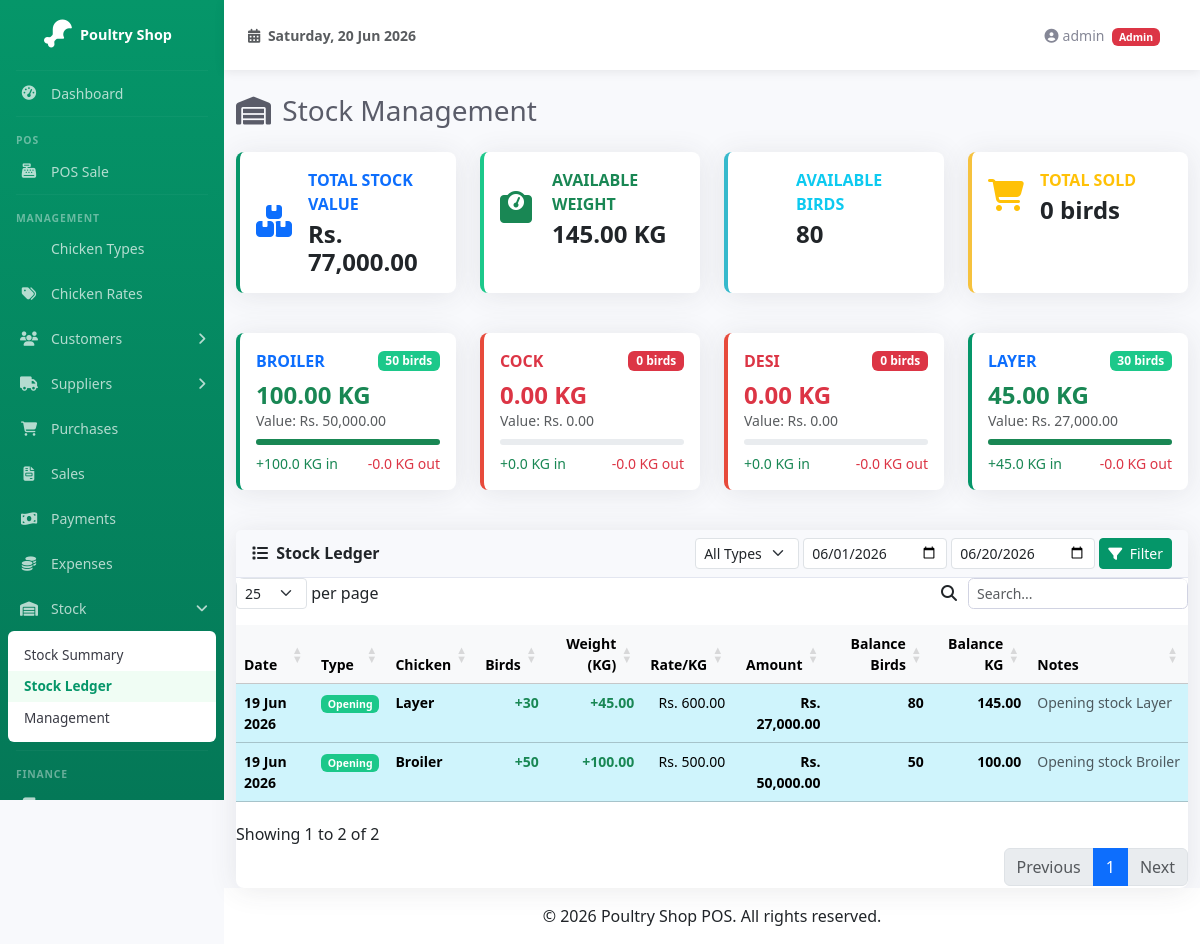
Screenshot of /stock/index.php (signed in) with the database file from the repository.
### tables this page shows
CREATE TABLE IF NOT EXISTS stock_ledger (
  id                INT             AUTO_INCREMENT PRIMARY KEY,
  transaction_date  DATE            NOT NULL,
  transaction_type  ENUM('opening','purchase','sale','adjustment') NOT NULL,
  chicken_type_id   INT             NOT NULL,
  birds_count       INT             NOT NULL DEFAULT 0,
  weight_kg         DECIMAL(12,3)   NOT NULL DEFAULT 0.000,
  rate_per_kg       DECIMAL(10,2)   NOT NULL DEFAULT 0.00,
  amount            DECIMAL(12,2)   NOT NULL DEFAULT 0.00,
  reference_id      INT             DEFAULT NULL,
  notes             TEXT            DEFAULT NULL,
  created_at        TIMESTAMP       DEFAULT CURRENT_TIMESTAMP,
  FOREIGN KEY (chicken_type_id) REFERENCES chicken_types(id) ON DELETE CASCADE ON UPDATE CASCADE,
  INDEX idx_stock_date (transaction_date),
  INDEX idx_stock_type (transaction_type),
  INDEX idx_stock_chicken (chicken_type_id)
);

CREATE TABLE IF NOT EXISTS chicken_types (
  id          INT             AUTO_INCREMENT PRIMARY KEY,
  name        VARCHAR(50)     NOT NULL UNIQUE,
  created_at  TIMESTAMP       DEFAULT CURRENT_TIMESTAMP
);

### includes/functions.php (called while the page is built, shortened)
<?php
function money($amount): string {
    return number_format((float)$amount, 2);
}

### stock/index.php (the view, shortened to what this page needs)
<?php
require_once __DIR__ . '/../includes/functions.php';
$pdo = getDB();
$from = $_GET['from'] ?? date('Y-m-01');
$to   = $_GET['to'] ?? date('Y-m-d');
$types = $pdo->query("SELECT id, name FROM chicken_types ORDER BY name")->fetchAll();
$stock_data = [];
$grand = ['in_birds' => 0, 'in_weight' => 0, 'out_birds' => 0, 'out_weight' => 0, 'in_amount' => 0, 'out_amount' => 0];
foreach ($types as $t) {
    $stmt = $pdo->prepare("
        SELECT
            COALESCE(SUM(CASE WHEN transaction_type IN ('opening','purchase') THEN birds_count ELSE 0 END), 0) AS in_birds,
            COALESCE(SUM(CASE WHEN transaction_type IN ('opening','purchase') THEN weight_kg ELSE 0 END), 0) AS in_weight,
            COALESCE(SUM(CASE WHEN transaction_type = 'sale' THEN birds_count ELSE 0 END), 0) AS out_birds,
            COALESCE(SUM(CASE WHEN transaction_type = 'sale' THEN weight_kg ELSE 0 END), 0) AS out_weight,
            COALESCE(SUM(CASE WHEN transaction_type IN ('opening','purchase') THEN amount ELSE 0 END), 0) AS in_amount,
            COALESCE(SUM(CASE WHEN transaction_type = 'sale' THEN amount ELSE 0 END), 0) AS out_amount
        FROM stock_ledger WHERE chicken_type_id = ?
    ");
    $stmt->execute([$t['id']]);
    $d = $stmt->fetch();
    $d['name'] = $t['name'];
    $d['avail_birds'] = max(0, $d['in_birds'] - $d['out_birds']);
    $d['avail_weight'] = max(0, $d['in_weight'] - $d['out_weight']);
    $d['stock_value'] = $d['avail_weight'] > 0 && $d['in_weight'] > 0
        ? ($d['in_amount'] / $d['in_weight']) * $d['avail_weight']
        : 0;
    $stock_data[] = $d;
    foreach (['in_birds','in_weight','out_birds','out_weight','in_amount','out_amount'] as $k) {
        $grand[$k] += $d[$k];
    }
}
$grand['avail_birds'] = max(0, $grand['in_birds'] - $grand['out_birds']);
$grand['avail_weight'] = max(0, $grand['in_weight'] - $grand['out_weight']);
$grand['stock_value'] = $grand['avail_weight'] > 0 && $grand['in_weight'] > 0
    ? ($grand['in_amount'] / $grand['in_weight']) * $grand['avail_weight']
    : 0;
$where = "WHERE 1=1";
$params = [];
if ($from) {
    $where .= " AND sl.transaction_date >= ?";
    $params[] = $from;
}
if ($to) {
    $where .= " AND sl.transaction_date <= ?";
    $params[] = $to;
}
$stmt = $pdo->prepare("
    SELECT sl.*, ct.name AS chicken_type_name
    FROM stock_ledger sl
    JOIN chicken_types ct ON ct.id = sl.chicken_type_id
    $where
    ORDER BY sl.transaction_date DESC, sl.id DESC
    LIMIT 200
");
$stmt->execute($params);
$ledger = $stmt->fetchAll();
$bal_birds = 0;
$bal_weight = 0;
if ($from) {
    $balWhere = "WHERE sl.transaction_date < ?";
    $balParams = [$from];
    $stmt = $pdo->prepare("
        SELECT
            COALESCE(SUM(CASE WHEN transaction_type IN ('opening','purchase') THEN birds_count ELSE 0 END), 0)
            - COALESCE(SUM(CASE WHEN transaction_type = 'sale' THEN birds_count ELSE 0 END), 0) AS birds,
            COALESCE(SUM(CASE WHEN transaction_type IN ('opening','purchase') THEN weight_kg ELSE 0 END), 0)
            - COALESCE(SUM(CASE WHEN transaction_type = 'sale' THEN weight_kg ELSE 0 END), 0) AS weight
        FROM stock_ledger sl $balWhere
    ");
    $stmt->execute($balParams);
    $bal = $stmt->fetch();
    $bal_birds = (int)$bal['birds'];
    $bal_weight = (float)$bal['weight'];
}
$ledger_asc = array_reverse($ledger);
$running = [];
foreach ($ledger_asc as $l) {
    if (in_array($l['transaction_type'], ['opening','purchase'])) {
        $bal_birds += $l['birds_count'];
        $bal_weight += $l['weight_kg'];
    } elseif ($l['transaction_type'] === 'sale') {
        $bal_birds -= $l['birds_count'];
        $bal_weight -= $l['weight_kg'];
    }
    $running[$l['id']] = ['birds' => $bal_birds, 'weight' => $bal_weight];
}
require_once __DIR__ . '/../includes/header.php';
?>
<div class="d-sm-flex align-items-center justify-content-between mb-4">
    <h1 class="h3 mb-0 text-gray-800">
        <i class="fas fa-warehouse me-1"></i> Stock Management
    </h1>
</div>
<div class="row mb-4">
    <div class="col-xl-3 col-md-6 mb-3">
        <div class="card border-start-primary dashboard-card h-100">
            <div class="card-body">
                <div class="row align-items-center">
                    <div class="col-3 text-center">
                        <i class="fas fa-boxes fa-2x text-primary"></i>
                    </div>
                    <div class="col-9">
                        <div class="text-xs fw-bold text-primary text-uppercase mb-1">Total Stock Value</div>
                        <div class="h4 mb-0 fw-bold">Rs. <?= money($grand['stock_value']) ?></div>
                    </div>
                </div>
            </div>
        </div>
    </div>
    <div class="col-xl-3 col-md-6 mb-3">
        <div class="card border-start-success dashboard-card h-100">
            <div class="card-body">
                <div class="row align-items-center">
                    <div class="col-3 text-center">
                        <i class="fas fa-weight fa-2x text-success"></i>
                    </div>
                    <div class="col-9">
                        <div class="text-xs fw-bold text-success text-uppercase mb-1">Available Weight</div>
                        <div class="h4 mb-0 fw-bold"><?= number_format($grand['avail_weight'], 2) ?> KG</div>
                    </div>
                </div>
            </div>
        </div>
    </div>
    <div class="col-xl-3 col-md-6 mb-3">
        <div class="card border-start-info dashboard-card h-100">
            <div class="card-body">
                <div class="row align-items-center">
                    <div class="col-3 text-center">
                    </div>
                    <div class="col-9">
                        <div class="text-xs fw-bold text-info text-uppercase mb-1">Available Birds</div>
                        <div class="h4 mb-0 fw-bold"><?= number_format($grand['avail_birds']) ?></div>
                    </div>
                </div>
            </div>
        </div>
    </div>
    <div class="col-xl-3 col-md-6 mb-3">
        <div class="card border-start-warning dashboard-card h-100">
            <div class="card-body">
                <div class="row align-items-center">
                    <div class="col-3 text-center">
                        <i class="fas fa-shopping-cart fa-2x text-warning"></i>
                    </div>
                    <div class="col-9">
                        <div class="text-xs fw-bold text-warning text-uppercase mb-1">Total Sold</div>
                        <div class="h4 mb-0 fw-bold"><?= number_format($grand['out_birds']) ?> birds</div>
                    </div>
                </div>
            </div>
        </div>
    </div>
</div>
<div class="row mb-4">
    <?php foreach ($stock_data as $sd):
        $pct = $sd['in_weight'] > 0 ? min(100, ($sd['avail_weight'] / $sd['in_weight']) * 100) : 0;
        $isLow = $sd['avail_weight'] < 10;
        $isOut = $sd['avail_weight'] <= 0;
        $cardBorder = $isOut ? 'danger' : ($isLow ? 'warning' : 'primary');
        $barColor = $isOut ? 'danger' : ($isLow ? 'warning' : 'success');
    ?>
    <div class="col-xl-3 col-md-6 mb-3">
        <div class="card border-start-<?= $cardBorder ?> dashboard-card h-100">
            <div class="card-body">
                <div class="d-flex align-items-center justify-content-between mb-2">
                    <div class="text-xs fw-bold text-uppercase text-<?= $cardBorder ?>"><?= htmlspecialchars($sd['name']) ?></div>
                    <span class="badge bg-<?= $isOut ? 'danger' : ($isLow ? 'warning' : 'success') ?>">
                        <?= number_format($sd['avail_birds']) ?> birds
                    </span>
                </div>
                <div class="h4 mb-0 fw-bold text-<?= $isOut ? 'danger' : 'success' ?>">
                    <?= number_format($sd['avail_weight'], 2) ?> KG
                </div>
                <div class="small text-muted mb-2">Value: Rs. <?= money($sd['stock_value']) ?></div>
                <div class="progress" style="height:6px;">
                    <div class="progress-bar bg-<?= $barColor ?>" style="width:<?= $pct ?>%"></div>
                </div>
                <div class="row small text-muted mt-2 g-0">
                    <div class="col-6 text-success">+<?= number_format($sd['in_weight'], 1) ?> KG in</div>
                    <div class="col-6 text-danger text-end">-<?= number_format($sd['out_weight'], 1) ?> KG out</div>
                </div>
            </div>
        </div>
    </div>
    <?php endforeach; ?>
</div>
<div class="card">
    <div class="card-header">
        <div class="row align-items-center">
            <div class="col"><i class="fas fa-list me-1"></i> Stock Ledger</div>
            <div class="col-auto">
                <form method="GET" class="row g-1">
                    <div class="col-auto">
                        <select name="type" class="form-select form-select-sm">
                            <option value="">All Types</option>
                        </select>
                    </div>
                    <div class="col-auto"><input type="date" name="from" class="form-control form-control-sm" value="<?= $from ?>"></div>
                    <div class="col-auto"><input type="date" name="to" class="form-control form-control-sm" value="<?= $to ?>"></div>
                    <div class="col-auto"><button class="btn btn-primary btn-sm"><i class="fas fa-filter me-1"></i> Filter</button></div>
                </form>
            </div>
        </div>
    </div>
    <div class="card-body p-0">
        <div class="table-responsive">
            <table class="table table-hover mb-0 small" id="stockLedgerTable">
                <thead class="table-light">
                    <tr>
                        <th>Date</th>
                        <th>Type</th>
                        <th>Chicken</th>
                        <th class="text-end">Birds</th>
                        <th class="text-end">Weight (KG)</th>
                        <th class="text-end">Rate/KG</th>
                        <th class="text-end">Amount</th>
                        <th class="text-end">Balance Birds</th>
                        <th class="text-end">Balance KG</th>
                        <th>Notes</th>
                    </tr>
                </thead>
                <tbody>
                    <?php if (empty($ledger)): ?>
                    <tr><td colspan="10" class="text-center text-muted py-4">No stock entries found.</td></tr>
                    <?php else: ?>
                    <?php foreach ($ledger as $l):
                        $isSale = $l['transaction_type'] === 'sale';
                        $isPurchase = $l['transaction_type'] === 'purchase';
                        $isOpening = $l['transaction_type'] === 'opening';
                        $bal = $running[$l['id']] ?? ['birds' => 0, 'weight' => 0];
                        $rowClass = $isSale ? 'table-danger' : ($isPurchase ? 'table-success' : ($isOpening ? 'table-info' : ''));
                    ?>
                    <tr class="<?= $rowClass ?>">
                        <td class="fw-bold"><?= date('d M Y', strtotime($l['transaction_date'])) ?></td>
                        <td>
                            <span class="badge bg-<?= $isSale ? 'danger' : ($isPurchase || $isOpening ? 'success' : 'secondary') ?>">
                                <?= $isOpening ? 'Opening' : ucfirst($l['transaction_type']) ?>
                            </span>
                        </td>
                        <td><span class="fw-bold"><?= htmlspecialchars($l['chicken_type_name']) ?></span></td>
                        <td class="text-end <?= $isSale ? 'text-danger' : 'text-success' ?> fw-bold">
                            <?= $isSale ? '-' : '+' ?><?= $l['birds_count'] ?: '0' ?>
                        </td>
                        <td class="text-end <?= $isSale ? 'text-danger' : 'text-success' ?> fw-bold">
                            <?= $isSale ? '-' : '+' ?><?= number_format($l['weight_kg'], 2) ?>
                        </td>
                        <td class="text-end"><?= $l['rate_per_kg'] ? 'Rs. ' . money($l['rate_per_kg']) : '-' ?></td>
                        <td class="text-end fw-bold">Rs. <?= money($l['amount']) ?></td>
                        <td class="text-end fw-bold"><?= number_format($bal['birds']) ?></td>
                        <td class="text-end fw-bold"><?= number_format($bal['weight'], 2) ?></td>
                        <td class="text-muted" style="max-width:180px;overflow:hidden;text-overflow:ellipsis;white-space:nowrap;"><?= htmlspecialchars($l['notes'] ?? '-') ?></td>
                    </tr>
                    <?php endforeach; ?>
                    <?php endif; ?>
                </tbody>
            </table>
        </div>
    </div>
</div>
<?php require_once __DIR__ . '/../includes/footer.php'; ?>

### assets/css/sb-admin-custom.css (style rules this page uses)
:root { --primary: #059669; --primary-dark: #047857; --primary-light: #10b981; --primary-50: #ecfdf5; --sidebar-width: 224px; }
* { margin: 0; padding: 0; box-sizing: border-box; }
body { background-color: #f8f9fc; font-family: 'Segoe UI', Tahoma, Geneva, Verdana, sans-serif; }
.card { border: none; border-radius: 0.5rem; box-shadow: 0 0.15rem 1.75rem 0 rgba(58, 59, 69, 0.1); }
.card-header { background-color: #f8f9fc; border-bottom: 1px solid #e3e6f0; font-weight: 600; }
.border-start-primary { border-left: 0.25rem solid var(--primary) !important; }
.border-start-success { border-left: 0.25rem solid #1cc88a !important; }
.border-start-info { border-left: 0.25rem solid #36b9cc !important; }
.border-start-warning { border-left: 0.25rem solid #f6c23e !important; }
.border-start-danger { border-left: 0.25rem solid #e74a3b !important; }
.text-gray-800 { color: #5a5c69 !important; }
.dashboard-card { transition: transform 0.2s; }
.btn-primary { background-color: var(--primary); border-color: var(--primary); }
.table-responsive { border-radius: 0.5rem; }
.badge.bg-success { background-color: #1cc88a !important; }

### rows the page displays
stock_ledger: transaction_date "19 Jun 2026", transaction_type "Opening", chicken_type.name "Layer", birds_count "30", weight_kg "45.00", rate_per_kg "600.00", amount "27,000.00", id "80", id "145.00", notes "Opening stock Layer"
stock_ledger: transaction_date "19 Jun 2026", transaction_type "Opening", chicken_type.name "Broiler", birds_count "50", weight_kg "100.00", rate_per_kg "500.00", amount "50,000.00", id "50", id "100.00", notes "Opening stock Broiler"

### other values shown
$_SESSION['user_name'] "admin"
$_SESSION['user_role'] "Admin"
money($grand['stock_value']) "77,000.00"
$grand['avail_weight'] "145.00"
$grand['avail_birds'] "80"
$grand['out_birds'] "0"
$sd['name'] "BROILER"
$sd['avail_birds'] "50"
$sd['avail_weight'] "100.00"
money($sd['stock_value']) "50,000.00"
$sd['in_weight'] "100.0"
$sd['out_weight'] "0.0"
$sd['name'] "COCK"
$sd['avail_birds'] "0"
$sd['avail_weight'] "0.00"
